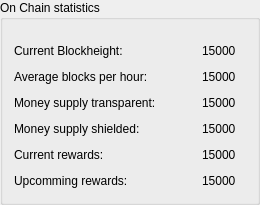
             <widget class="QGroupBox" name="grpOnChainStats">
              <property name="sizePolicy">
               <sizepolicy hsizetype="Expanding" vsizetype="Preferred">
                <horstretch>0</horstretch>
                <verstretch>0</verstretch>
               </sizepolicy>
              </property>
              <property name="minimumSize">
               <size>
                <width>0</width>
                <height>180</height>
               </size>
              </property>
              <property name="maximumSize">
               <size>
                <width>500</width>
                <height>16777215</height>
               </size>
              </property>
              <property name="title">
               <string>On Chain statistics</string>
              </property>
              <layout class="QVBoxLayout" name="verticalLayout">
               <item>
                <spacer name="verticalSpacer_2">
                 <property name="orientation">
                  <enum>Qt::Vertical</enum>
                 </property>
                 <property name="sizeType">
                  <enum>QSizePolicy::Fixed</enum>
                 </property>
                 <property name="sizeHint" stdset="0">
                  <size>
                   <width>20</width>
                   <height>10</height>
                  </size>
                 </property>
                </spacer>
               </item>
               <item>
                <layout class="QHBoxLayout" name="horizontalLayout_2">
                 <item>
                  <widget class="QLabel" name="lblCurrentBlockHeight">
                   <property name="text">
                    <string>Current Blockheight: </string>
                   </property>
                  </widget>
                 </item>
                 <item>
                  <spacer name="horizontalSpacer_2">
                   <property name="orientation">
                    <enum>Qt::Horizontal</enum>
                   </property>
                   <property name="sizeHint" stdset="0">
                    <size>
                     <width>40</width>
                     <height>20</height>
                    </size>
                   </property>
                  </spacer>
                 </item>
                 <item>
                  <widget class="QLabel" name="lblBlockHeightValue">
                   <property name="text">
                    <string>15000</string>
                   </property>
                  </widget>
                 </item>
                 <item>
                  <spacer name="horizontalSpacer_4">
                   <property name="orientation">
                    <enum>Qt::Horizontal</enum>
                   </property>
                   <property name="sizeType">
                    <enum>QSizePolicy::Fixed</enum>
                   </property>
                   <property name="sizeHint" stdset="0">
                    <size>
                     <width>10</width>
                     <height>20</height>
                    </size>
                   </property>
                  </spacer>
                 </item>
                </layout>
               </item>
               <item>
                <layout class="QHBoxLayout" name="horizontalLayout_4">
                 <item>
                  <widget class="QLabel" name="lblAverageBlocks">
                   <property name="text">
                    <string>Average blocks per hour:</string>
                   </property>
                  </widget>
                 </item>
                 <item>
                  <spacer name="horizontalSpacer_10">
                   <property name="orientation">
                    <enum>Qt::Horizontal</enum>
                   </property>
                   <property name="sizeHint" stdset="0">
                    <size>
                     <width>40</width>
                     <height>20</height>
                    </size>
                   </property>
                  </spacer>
                 </item>
                 <item>
                  <widget class="QLabel" name="lblAvergaeBlocksValue">
                   <property name="text">
                    <string>15000</string>
                   </property>
                  </widget>
                 </item>
                 <item>
                  <spacer name="horizontalSpacer_5">
                   <property name="orientation">
                    <enum>Qt::Horizontal</enum>
                   </property>
                   <property name="sizeType">
                    <enum>QSizePolicy::Fixed</enum>
                   </property>
                   <property name="sizeHint" stdset="0">
                    <size>
                     <width>10</width>
                     <height>20</height>
                    </size>
                   </property>
                  </spacer>
                 </item>
                </layout>
               </item>
               <item>
                <layout class="QHBoxLayout" name="horizontalLayout_5">
                 <item>
                  <widget class="QLabel" name="lblMoneySupplyTransparent">
                   <property name="text">
                    <string>Money supply transparent:</string>
                   </property>
                  </widget>
                 </item>
                 <item>
                  <spacer name="horizontalSpacer_11">
                   <property name="orientation">
                    <enum>Qt::Horizontal</enum>
                   </property>
                   <property name="sizeHint" stdset="0">
                    <size>
                     <width>40</width>
                     <height>20</height>
                    </size>
                   </property>
                  </spacer>
                 </item>
                 <item>
                  <widget class="QLabel" name="lblMoneySupplyTransparentValue">
                   <property name="text">
                    <string>15000</string>
                   </property>
                  </widget>
                 </item>
                 <item>
                  <spacer name="horizontalSpacer_6">
                   <property name="orientation">
                    <enum>Qt::Horizontal</enum>
                   </property>
                   <property name="sizeType">
                    <enum>QSizePolicy::Fixed</enum>
                   </property>
                   <property name="sizeHint" stdset="0">
                    <size>
                     <width>10</width>
                     <height>20</height>
                    </size>
                   </property>
                  </spacer>
                 </item>
                </layout>
               </item>
               <item>
                <layout class="QHBoxLayout" name="horizontalLayout_6">
                 <item>
                  <widget class="QLabel" name="lblMoneySupplyShielded">
                   <property name="text">
                    <string>Money supply shielded:</string>
                   </property>
                  </widget>
                 </item>
                 <item>
                  <spacer name="horizontalSpacer_12">
                   <property name="orientation">
                    <enum>Qt::Horizontal</enum>
                   </property>
                   <property name="sizeHint" stdset="0">
                    <size>
                     <width>40</width>
                     <height>20</height>
                    </size>
                   </property>
                  </spacer>
                 </item>
                 <item>
                  <widget class="QLabel" name="lblMoneySupplyShieldedValue">
                   <property name="text">
                    <string>15000</string>
                   </property>
                  </widget>
                 </item>
                 <item>
                  <spacer name="horizontalSpacer_7">
                   <property name="orientation">
                    <enum>Qt::Horizontal</enum>
                   </property>
                   <property name="sizeType">
                    <enum>QSizePolicy::Fixed</enum>
                   </property>
                   <property name="sizeHint" stdset="0">
                    <size>
                     <width>10</width>
                     <height>20</height>
                    </size>
                   </property>
                  </spacer>
                 </item>
                </layout>
               </item>
               <item>
                <layout class="QHBoxLayout" name="horizontalLayout_7">
                 <item>
                  <widget class="QLabel" name="lblCurrentRewards">
                   <property name="text">
                    <string>Current rewards:</string>
                   </property>
                  </widget>
                 </item>
                 <item>
                  <spacer name="horizontalSpacer_13">
                   <property name="orientation">
                    <enum>Qt::Horizontal</enum>
                   </property>
                   <property name="sizeHint" stdset="0">
                    <size>
                     <width>40</width>
                     <height>20</height>
                    </size>
                   </property>
                  </spacer>
                 </item>
                 <item>
                  <widget class="QLabel" name="lblCurrentRewardsValue">
                   <property name="text">
                    <string>15000</string>
                   </property>
                  </widget>
                 </item>
                 <item>
                  <spacer name="horizontalSpacer_8">
                   <property name="orientation">
                    <enum>Qt::Horizontal</enum>
                   </property>
                   <property name="sizeType">
                    <enum>QSizePolicy::Fixed</enum>
                   </property>
                   <property name="sizeHint" stdset="0">
                    <size>
                     <width>10</width>
                     <height>20</height>
                    </size>
                   </property>
                  </spacer>
                 </item>
                </layout>
               </item>
               <item>
                <layout class="QHBoxLayout" name="horizontalLayout_8">
                 <item>
                  <widget class="QLabel" name="lblUpcommingRewards">
                   <property name="text">
                    <string>Upcomming rewards:</string>
                   </property>
                  </widget>
                 </item>
                 <item>
                  <spacer name="horizontalSpacer_14">
                   <property name="orientation">
                    <enum>Qt::Horizontal</enum>
                   </property>
                   <property name="sizeHint" stdset="0">
                    <size>
                     <width>40</width>
                     <height>20</height>
                    </size>
                   </property>
                  </spacer>
                 </item>
                 <item>
                  <widget class="QLabel" name="lblUpcommingRewardsValue">
                   <property name="text">
                    <string>15000</string>
                   </property>
                  </widget>
                 </item>
                 <item>
                  <spacer name="horizontalSpacer_9">
                   <property name="orientation">
                    <enum>Qt::Horizontal</enum>
                   </property>
                   <property name="sizeType">
                    <enum>QSizePolicy::Fixed</enum>
                   </property>
                   <property name="sizeHint" stdset="0">
                    <size>
                     <width>10</width>
                     <height>20</height>
                    </size>
                   </property>
                  </spacer>
                 </item>
                </layout>
               </item>
              </layout>
             </widget>
